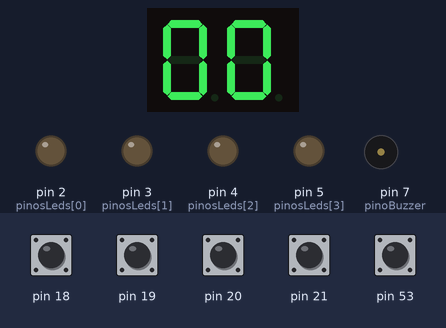
This sketch was run on a simulated Arduino Mega 2560, built with avr-gcc and run on an emulated ATmega2560. Shown: 2-digit seven-segment display, output pins drawn as LEDs (lit = HIGH), buzzer (waves = sounding, pin HIGH). Wiring (inferred from the names in the program): 2-digit 7-segment display, segments lit when LOW: segments pin 22, pin 23, pin 24, pin 25, pin 26, pin 27, pin 28, pin 30, pin 31, pin 32, pin 33, pin 34, pin 35, pin 36. The test bench sets the inputs (shaded band); at power-on: pin 18–21, pin 53 HIGH. Random numbers use the default seed unless the sketch sets one; the segment pins are drawn as the display they are named for; pins used as bus, display or sensor lines are not drawn.

Above: at 1.2 s.
1.3 s: pin 53 pulled LOW for 0.15 s
At 1.61 s:
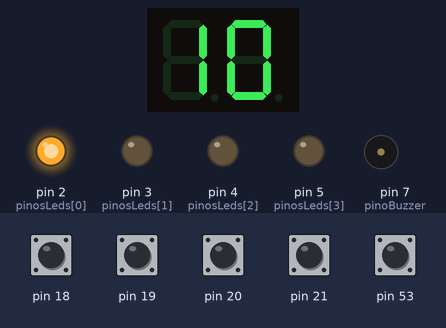
3.2 s: pin 21 pulled LOW for 0.15 s
At 3.69 s:
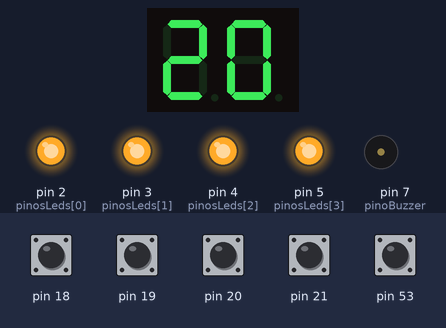
3.9 s: pin 53 pulled LOW for 1 s
At 4.21 s:
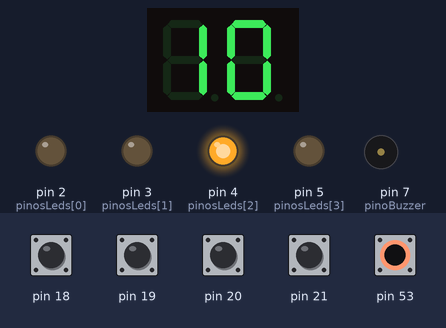
6.4 s: pin 19 pulled LOW for 0.15 s
At 6.54 s:
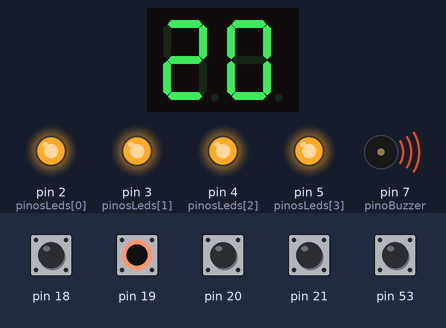
Timing chart, 0 to 17.2 s (numbered marks = the images above; inputs shaded):
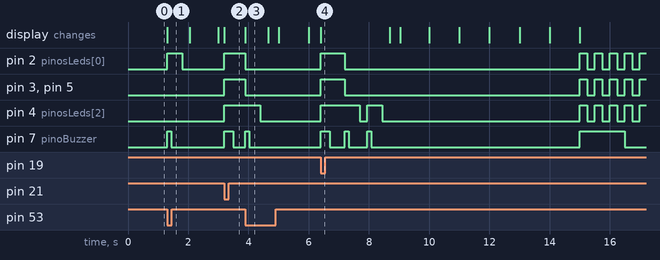

Measured:
- after the input at 1.3 s, pin 2 (pinosLeds[0]): LOW → HIGH at once, → LOW 0.50 s later; pin 7 (pinoBuzzer): LOW → HIGH at once, → LOW 0.13 s later; the display: changes at once (image 1)
- after the input at 3.2 s, pin 2 (pinosLeds[0]), pin 3 (pinosLeds[1]), pin 4 (pinosLeds[2]), pin 5 (pinosLeds[3]): LOW → HIGH at once; pin 7 (pinoBuzzer): LOW → HIGH at once, → LOW 0.30 s later; the display: changes at once (image 2)
- what the display in image 3 shows lasts 0.8 s, from 3.9 s to 4.7 s

The sketch:

Genius.ino
```cpp
//Genius - Arduino Mega 2560

#include <Arduino.h>
#include <avr/interrupt.h>

// ---------------- PINOS ----------------

const uint8_t pinosLeds[4] = {2, 3, 4, 5};

const uint8_t pinosSegmentosNivel[7] = {
  22, 23, 24, 25, 26, 27, 28
};

const uint8_t pinosSegmentosTempo[7] = {
  30, 31, 32, 33, 34, 35, 36
};

const uint8_t pinoBuzzer = 7;

// ---------------- ESTADOS DO JOGO ----------------

enum EstadoDoJogo : uint8_t {
  esperaInicio,
  mostraSequencia,
  esperaJogador,
  gameover
};

volatile uint8_t botaoPressionado = 255;
volatile bool reinicioSolicitado = false;
volatile uint8_t segundosRestantes = 0;
volatile bool tempoEsgotado = false;
volatile EstadoDoJogo estado = esperaInicio;

uint8_t sequencia[40];
uint8_t tamanhoSequencia = 1;
uint8_t indiceJogador = 0;

volatile uint8_t nivelAtual = 0;

uint8_t indiceExibicao = 0;
uint8_t ledExibido = 255;

uint32_t proximaMudancaSequencia = 0;
uint32_t ultimaEntradaAceitaMs = 0;
uint32_t ultimoReinicioMs = 0;

// Controle do buzzer sem tone()
uint32_t pararBipEm = 0;

// Controle da animação de Game Over
uint32_t inicioAnimacaoFimDeJogo = 0;
uint32_t proximaPiscadaLeds = 0;
bool estadoPiscadaLeds = false;

// ---------------- DISPLAY DE 7 SEGMENTOS ----------------

// Bits correspondentes a A, B, C, D, E, F, G.
const uint8_t mapaDigitos[10] = {
  0b00111111, // 0
  0b00000110, // 1
  0b01011011, // 2
  0b01001111, // 3
  0b01100110, // 4
  0b01101101, // 5
  0b01111101, // 6
  0b00000111, // 7
  0b01111111, // 8
  0b01101111  // 9
};

void configurarSegmentos(const uint8_t pinos[7], uint8_t valor) {
  if (valor > 9) {
    valor = 0;
  }

  uint8_t padrao = mapaDigitos[valor];

  for (uint8_t i = 0; i < 7; i++) {
    digitalWrite(
      pinos[i],
      // LÓGICA INVERTIDA PARA ÂNODO COMUM
      (padrao & (1 << i)) ? LOW : HIGH
    );
  }
}

// ---------------- LEDS ----------------

void apagarTodosLeds() {
  for (uint8_t i = 0; i < 4; i++) {
    digitalWrite(pinosLeds[i], LOW);
  }
}

// ---------------- BUZZER ----------------

void tocarBip(uint16_t frequencia, uint16_t duracaoMs) {
  (void)frequencia;

  digitalWrite(pinoBuzzer, HIGH);
  pararBipEm = millis() + duracaoMs;
}

void pararBip() {
  digitalWrite(pinoBuzzer, LOW);
  pararBipEm = 0;
}

// ---------------- FIM DE JOGO ----------------

void acionarFimDeJogo() {
  estado = gameover;
  segundosRestantes = 0;

  // Prepara variáveis para piscar LEDs por 3 segundos sem delay()
  inicioAnimacaoFimDeJogo = millis();
  proximaPiscadaLeds = millis();
  estadoPiscadaLeds = false;

  // Dispara um bip longo (1.5 segundos) de erro
  tocarBip(200, 1500);
}

// ---------------- INICIAR JOGO ----------------

void iniciarJogo() {
  apagarTodosLeds();
  pararBip();

  nivelAtual = 1;
  tamanhoSequencia = 1;
  indiceJogador = 0;

  sequencia[0] = random(0, 4);

  estado = mostraSequencia;

  indiceExibicao = 0;
  ledExibido = 255;

  proximaMudancaSequencia = millis();

  segundosRestantes = 0;
  tempoEsgotado = false;

  tocarBip(880, 80);
}

// ---------------- INTERRUPCOES DOS BOTOES ----------------

ISR(INT0_vect) { botaoPressionado = 0; }
ISR(INT1_vect) { botaoPressionado = 1; }
ISR(INT2_vect) { botaoPressionado = 2; }
ISR(INT3_vect) { botaoPressionado = 3; }

ISR(PCINT0_vect) {
  if (!(PINB & _BV(PB0))) {
    reinicioSolicitado = true;
  }
}

// ---------------- TIMER 1 ----------------

ISR(TIMER1_COMPA_vect) {
  if (estado == esperaJogador && segundosRestantes > 0) {
    segundosRestantes--;
    if (segundosRestantes == 0) {
      tempoEsgotado = true;
    }
  }
}

// ---------------- TIMER 3 ----------------

ISR(TIMER3_COMPA_vect) {
  configurarSegmentos(pinosSegmentosNivel, nivelAtual % 10);
  configurarSegmentos(pinosSegmentosTempo, segundosRestantes % 10);
}

// ---------------- CONFIGURACAO DAS INTERRUPCOES ----------------

void configurarInterrupcoes() {
  cli();

  DDRD &= ~0x0F;
  PORTD |= 0x0F;

  EICRA = (EICRA & 0x00) | 0xAA;
  EIFR = 0x0F;
  EIMSK |= 0x0F;

  DDRB &= ~_BV(DDB0);
  PORTB |= _BV(PORTB0);

  PCICR |= _BV(PCIE0);
  PCMSK0 |= _BV(PCINT0);
  PCIFR |= _BV(PCIF0);

  sei();
}

// ---------------- CONFIGURACAO DOS TIMERS ----------------

void configurarTimer1() {
  cli();
  TCCR1A = 0;
  TCCR1B = 0;
  TCNT1 = 0;
  OCR1A = 15624;
  TCCR1B |= _BV(WGM12);
  TCCR1B |= _BV(CS12) | _BV(CS10);
  TIMSK1 |= _BV(OCIE1A);
  sei();
}

void configurarTimer3() {
  cli();
  TCCR3A = 0;
  TCCR3B = 0;
  TCNT3 = 0;
  OCR3A = 249;
  TCCR3B |= _BV(WGM32);
  TCCR3B |= _BV(CS31) | _BV(CS30);
  TIMSK3 |= _BV(OCIE3A);
  sei();
}

// ---------------- SETUP ----------------

void setup() {
  for (uint8_t i = 0; i < 4; i++) {
    pinMode(pinosLeds[i], OUTPUT);
  }

  for (uint8_t i = 0; i < 7; i++) {
    pinMode(pinosSegmentosNivel[i], OUTPUT);
    pinMode(pinosSegmentosTempo[i], OUTPUT);
  }

  pinMode(pinoBuzzer, OUTPUT);
  pinMode(53, INPUT_PULLUP);

  apagarTodosLeds();
  pararBip();

  configurarSegmentos(pinosSegmentosNivel, 0);
  configurarSegmentos(pinosSegmentosTempo, 0);

  randomSeed(analogRead(A0));

  configurarInterrupcoes();
  configurarTimer1();
  configurarTimer3();
}

// ---------------- LOOP PRINCIPAL ----------------

void loop() {
  uint32_t agora = millis();

  // Encerra o som (e apaga os LEDs de feedback do clique) quando o tempo termina.
  if (pararBipEm != 0 && (int32_t)(agora - pararBipEm) >= 0) {
    pararBip();
    // Apaga caso seja o flash rápido de quando o jogador aperta o botão
    if (estado == esperaJogador) apagarTodosLeds();
  }

  // Inicia ou reinicia o jogo.
  if (reinicioSolicitado) {
    noInterrupts();
    reinicioSolicitado = false;
    interrupts();

    // Filtro anti-ruído (debounce) de 500ms para o Restart físico
    if (agora - ultimoReinicioMs > 500) {
      ultimoReinicioMs = agora;
      iniciarJogo();
    }
  }

  // Verifica se o jogador esgotou o tempo.
  if (tempoEsgotado) {
    noInterrupts();
    tempoEsgotado = false;
    interrupts();
    acionarFimDeJogo();
  }

  // ---------------- ANIMAÇÃO DE GAME OVER ----------------
  if (estado == gameover) {
    if ((agora - inicioAnimacaoFimDeJogo) < 3000) {
      if ((int32_t)(agora - proximaPiscadaLeds) >= 0) {
        estadoPiscadaLeds = !estadoPiscadaLeds; // Inverte o estado
        for (uint8_t i = 0; i < 4; i++) {
          digitalWrite(pinosLeds[i], estadoPiscadaLeds ? HIGH : LOW);
        }
        proximaPiscadaLeds = agora + 250; // Pisca a cada 250ms
      }
    } else {
      // Garante que os LEDs fiquem apagados após os 3 segundos
      if (estadoPiscadaLeds) {
        apagarTodosLeds();
        estadoPiscadaLeds = false;
      }
    }
  }

  // ---------------- MOSTRAR SEQUENCIA ----------------

  if (estado == mostraSequencia && (int32_t)(agora - proximaMudancaSequencia) >= 0) {

    // APAGA AS LUZES DE PARABÉNS LOGO ANTES DE COMEÇAR A NOVA SEQUÊNCIA
    if (indiceExibicao == 0 && ledExibido == 255) apagarTodosLeds();

    if (ledExibido != 255) {
      digitalWrite(pinosLeds[ledExibido], LOW);
      ledExibido = 255;
      proximaMudancaSequencia = agora + 250;
    } else if (indiceExibicao < tamanhoSequencia) {
      ledExibido = sequencia[indiceExibicao];
      digitalWrite(pinosLeds[ledExibido], HIGH);
      tocarBip(440 + ledExibido * 110, 130);
      indiceExibicao++;
      proximaMudancaSequencia = agora + 500;
    } else {
      pararBip();
      apagarTodosLeds();
      estado = esperaJogador;
      indiceJogador = 0;
      segundosRestantes = 5 + tamanhoSequencia;
      tempoEsgotado = false;
    }
  }

  // ---------------- LER BOTAO PRESSIONADO ----------------

  uint8_t botao = 255;

  noInterrupts();
  botao = botaoPressionado;
  botaoPressionado = 255;
  interrupts();

  // ---------------- VALIDAR RESPOSTA ----------------

  if (estado == esperaJogador && botao < 4) {

    // Debounce simples de software de 120ms para a resposta do jogador
    if (agora - ultimaEntradaAceitaMs > 120) {
      ultimaEntradaAceitaMs = agora;

      if (botao == sequencia[indiceJogador]) {
        // Resposta correta: Acende o LED correspondente e bipa
        digitalWrite(pinosLeds[botao], HIGH);
        indiceJogador++;
        tocarBip(600 + botao * 100, 70);

        if (indiceJogador >= tamanhoSequencia) {
          // O jogador completou a sequencia (ACERTOU TUDO!)
          nivelAtual++;

          // --- FEEDBACK DE PARABÉNS ---
          for (uint8_t i = 0; i < 4; i++) {
            digitalWrite(pinosLeds[i], HIGH);
          }
          tocarBip(1200, 300);
          // -----------------------------

          if (tamanhoSequencia < sizeof(sequencia)) {
            sequencia[tamanhoSequencia++] = random(0, 4);
          }

          estado = mostraSequencia;
          indiceExibicao = 0;
          ledExibido = 255;
          proximaMudancaSequencia = agora + 800; // Tempo do "flash" de vitória antes de reiniciar
          segundosRestantes = 0;
        }
      } else {
        acionarFimDeJogo();
      }
    }
  }
}
```
